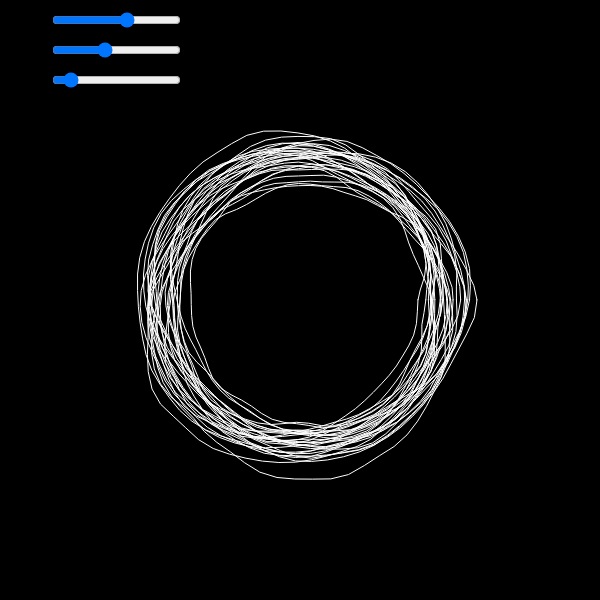
Frame 1 (no input)
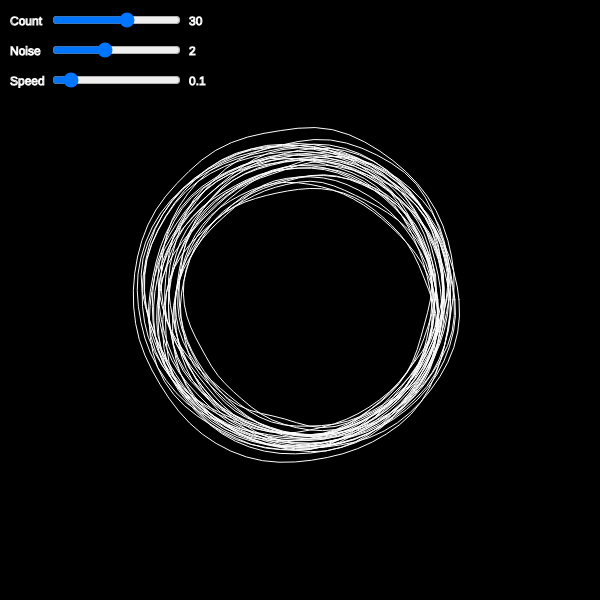
Frame 60 (no input)
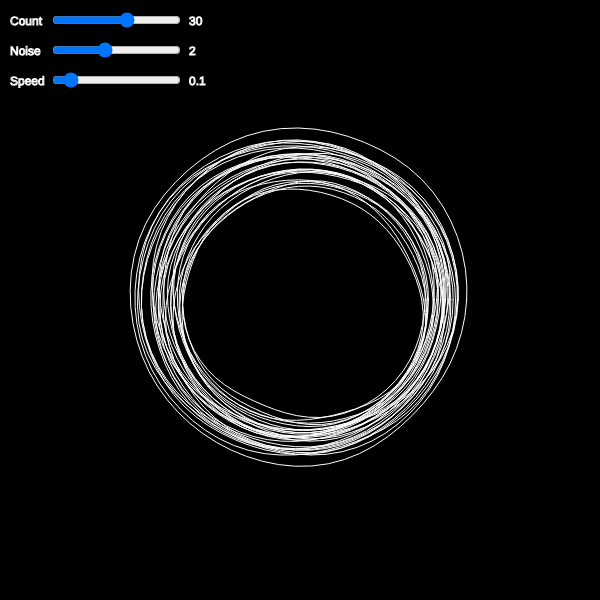
Frame 120 (the mouse pressed at the canvas centre since frame 60)

The p5.js sketch that drew these frames (run headless with seeded random() and noise() and a simulated clock; from frame 60 on, the mouse is pressed at the canvas centre):

// p5.js sketch
// ── sketch.js
let currentNoise = 1;
let dt = 0;
let maxLoops = 30;

function setup()
{
	createCanvas(600, 600);

	countSlider = createSlider(1, 50, 30, 1);
	countSlider.position(50, 10);
	noiseSlider = createSlider(0, 5, 2, 0.05);
	noiseSlider.position(50, 40);
	speedSlider = createSlider(0, 1, 0.1, 0.01);
	speedSlider.position(50, 70);
}

function draw()
{
	background(0);

	text('Count', 10, 25);
	text('Noise', 10, 55);
	text('Speed', 10, 85);

	text(countSlider.value(), countSlider.width + 60, 25);
	text(noiseSlider.value(), noiseSlider.width + 60, 55);
	text(speedSlider.value(), speedSlider.width + 60, 85);

	translate(width / 2, height / 2);

	let maxNoise = noiseSlider.value();
	currentNoise = map(sin(dt), -1, 1, 0, maxNoise);

	maxLoops = countSlider.value();
	for (let i = 1; i <= maxLoops; i++)
		drawLoop(i);

	dt += speedSlider.value();
}
// ── loop.js
function drawLoop(offset)
{
    stroke(255);
	noFill();

	beginShape();

	for (let i = 0; i < TWO_PI; i += 0.1)
	{
        let perlin_x = map(cos(i), -1, 1, 0, currentNoise);
        let perlin_y = map(sin(i), -1, 1, 0, currentNoise);

		let perlin_rad = map(noise(perlin_x + 10 * offset, perlin_y + 10 * offset), 0, 1, 100, 200);

		let x = perlin_rad * cos(i);
		let y = perlin_rad * sin(i);

		vertex(x, y);
	}

	endShape(CLOSE);
}
